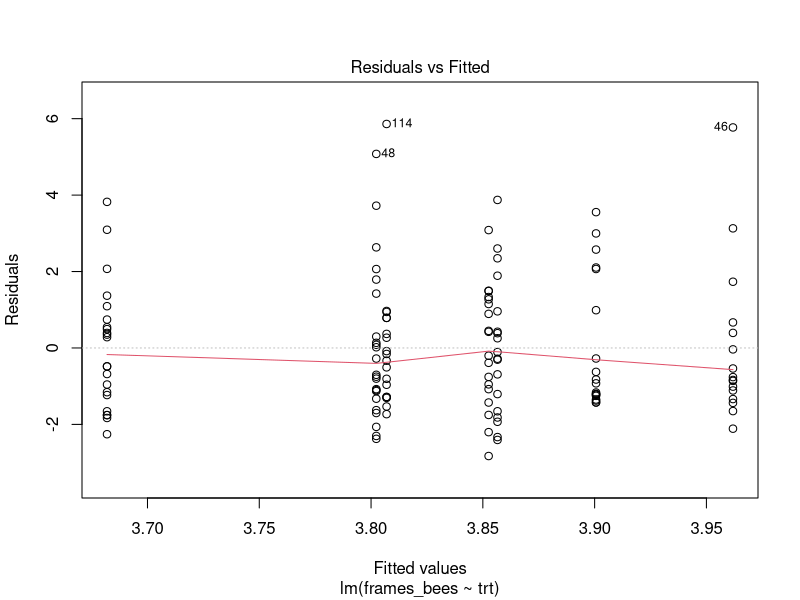
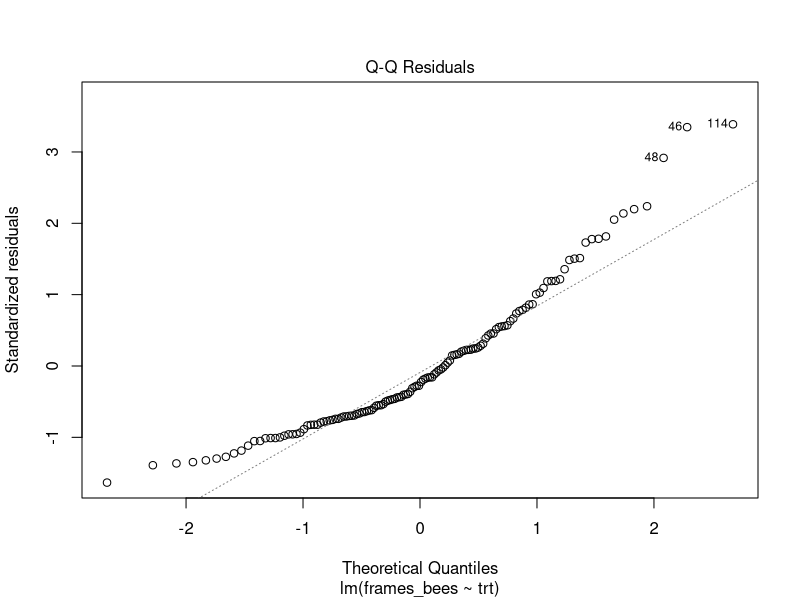
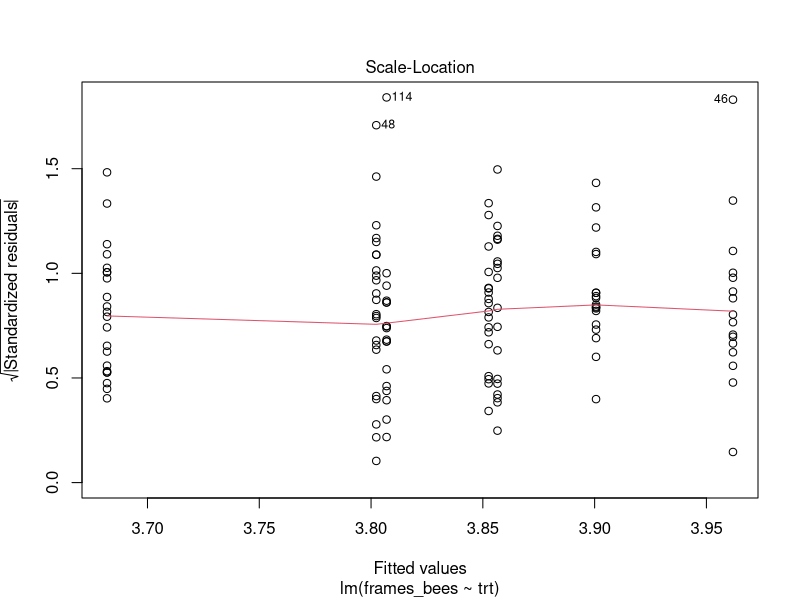
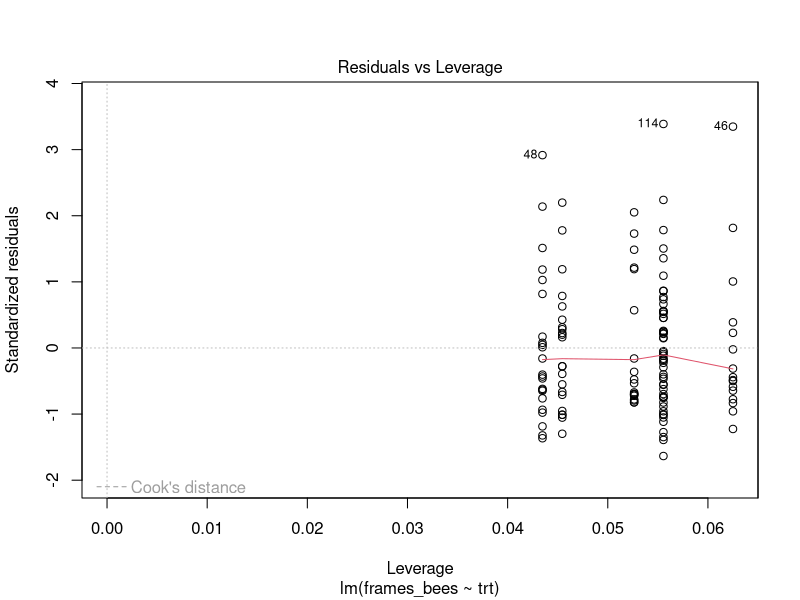

R code for these plots, in order:
## ---- chunk 1
an_dat <- read.csv("./data_prepared/an_dat.csv")
## ---- chunk 2
m.bees <- lm(frames_bees~trt, data = an_dat) # Next run should include a yard level random effect
summary(m.bees)
summary(aov(m.bees))
anova(m.bees) # No effect of treatment (p=0.9999)
plot(m.bees)
## ---- chunk 3
m.weight <- lm(post_lbs_C~trt, data = an_dat)
summary(m.weight)
